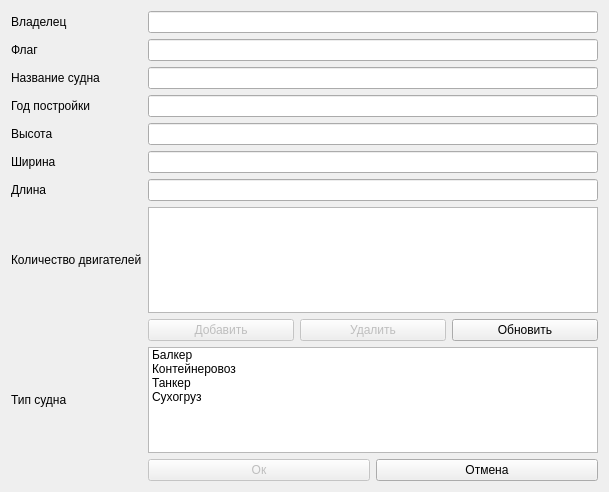
<?xml version="1.0" encoding="UTF-8"?>
<ui version="4.0">
 <class>AddShip</class>
 <widget class="QDialog" name="AddShip">
  <property name="geometry">
   <rect>
    <x>0</x>
    <y>0</y>
    <width>609</width>
    <height>492</height>
   </rect>
  </property>
  <property name="windowTitle">
   <string>Добавить корабль</string>
  </property>
  <layout class="QGridLayout" name="gridLayout_3">
   <item row="0" column="0">
    <layout class="QGridLayout" name="gridLayout_2">
     <item row="1" column="0">
      <widget class="QLabel" name="label_2">
       <property name="text">
        <string>Флаг</string>
       </property>
      </widget>
     </item>
     <item row="3" column="1">
      <widget class="QLineEdit" name="Year"/>
     </item>
     <item row="11" column="0">
      <widget class="QLabel" name="label_7">
       <property name="text">
        <string>Тип судна</string>
       </property>
      </widget>
     </item>
     <item row="0" column="0">
      <widget class="QLabel" name="label">
       <property name="text">
        <string>Владелец</string>
       </property>
      </widget>
     </item>
     <item row="4" column="1">
      <widget class="QLineEdit" name="Height"/>
     </item>
     <item row="4" column="0">
      <widget class="QLabel" name="label_4">
       <property name="text">
        <string>Высота</string>
       </property>
      </widget>
     </item>
     <item row="3" column="0">
      <widget class="QLabel" name="label_3">
       <property name="text">
        <string>Год постройки</string>
       </property>
      </widget>
     </item>
     <item row="0" column="1">
      <widget class="QLineEdit" name="Owner"/>
     </item>
     <item row="1" column="1">
      <widget class="QLineEdit" name="Flag"/>
     </item>
     <item row="5" column="0">
      <widget class="QLabel" name="label_5">
       <property name="text">
        <string>Ширина</string>
       </property>
      </widget>
     </item>
     <item row="13" column="0" colspan="2">
      <layout class="QGridLayout" name="gridLayout"/>
     </item>
     <item row="8" column="0">
      <widget class="QLabel" name="label_8">
       <property name="text">
        <string>Количество двигателей</string>
       </property>
      </widget>
     </item>
     <item row="5" column="1">
      <widget class="QLineEdit" name="Width"/>
     </item>
     <item row="6" column="0">
      <widget class="QLabel" name="label_6">
       <property name="text">
        <string>Длина</string>
       </property>
      </widget>
     </item>
     <item row="6" column="1">
      <widget class="QLineEdit" name="Length"/>
     </item>
     <item row="11" column="1">
      <widget class="QListWidget" name="TypeShip">
       <item>
        <property name="text">
         <string>Балкер</string>
        </property>
       </item>
       <item>
        <property name="text">
         <string>Контейнеровоз</string>
        </property>
       </item>
       <item>
        <property name="text">
         <string>Танкер</string>
        </property>
       </item>
       <item>
        <property name="text">
         <string>Сухогруз</string>
        </property>
       </item>
      </widget>
     </item>
     <item row="2" column="0">
      <widget class="QLabel" name="label_9">
       <property name="text">
        <string>Название судна</string>
       </property>
      </widget>
     </item>
     <item row="2" column="1">
      <widget class="QLineEdit" name="NameShip"/>
     </item>
     <item row="9" column="1">
      <layout class="QHBoxLayout" name="horizontalLayout"/>
     </item>
     <item row="8" column="1">
      <widget class="QTableView" name="tableViewEngine"/>
     </item>
     <item row="10" column="1">
      <layout class="QHBoxLayout" name="horizontalLayout_3">
       <item>
        <widget class="QPushButton" name="AddEngine">
         <property name="enabled">
          <bool>false</bool>
         </property>
         <property name="text">
          <string>Добавить</string>
         </property>
        </widget>
       </item>
       <item>
        <widget class="QPushButton" name="RemoveEngine">
         <property name="enabled">
          <bool>false</bool>
         </property>
         <property name="text">
          <string>Удалить</string>
         </property>
        </widget>
       </item>
       <item>
        <widget class="QPushButton" name="pushButton">
         <property name="text">
          <string>Обновить</string>
         </property>
        </widget>
       </item>
      </layout>
     </item>
     <item row="12" column="1">
      <layout class="QHBoxLayout" name="horizontalLayout_2">
       <item>
        <widget class="QPushButton" name="Confirm">
         <property name="enabled">
          <bool>false</bool>
         </property>
         <property name="text">
          <string>Ок</string>
         </property>
        </widget>
       </item>
       <item>
        <widget class="QPushButton" name="Cancel">
         <property name="text">
          <string>Отмена</string>
         </property>
        </widget>
       </item>
      </layout>
     </item>
    </layout>
   </item>
  </layout>
 </widget>
 <resources/>
 <connections>
  <connection>
   <sender>Confirm</sender>
   <signal>clicked()</signal>
   <receiver>AddShip</receiver>
   <slot>accept()</slot>
   <hints>
    <hint type="sourcelabel">
     <x>247</x>
     <y>635</y>
    </hint>
    <hint type="destinationlabel">
     <x>149</x>
     <y>653</y>
    </hint>
   </hints>
  </connection>
  <connection>
   <sender>Cancel</sender>
   <signal>clicked()</signal>
   <receiver>AddShip</receiver>
   <slot>accept()</slot>
   <hints>
    <hint type="sourcelabel">
     <x>344</x>
     <y>634</y>
    </hint>
    <hint type="destinationlabel">
     <x>335</x>
     <y>672</y>
    </hint>
   </hints>
  </connection>
 </connections>
</ui>
